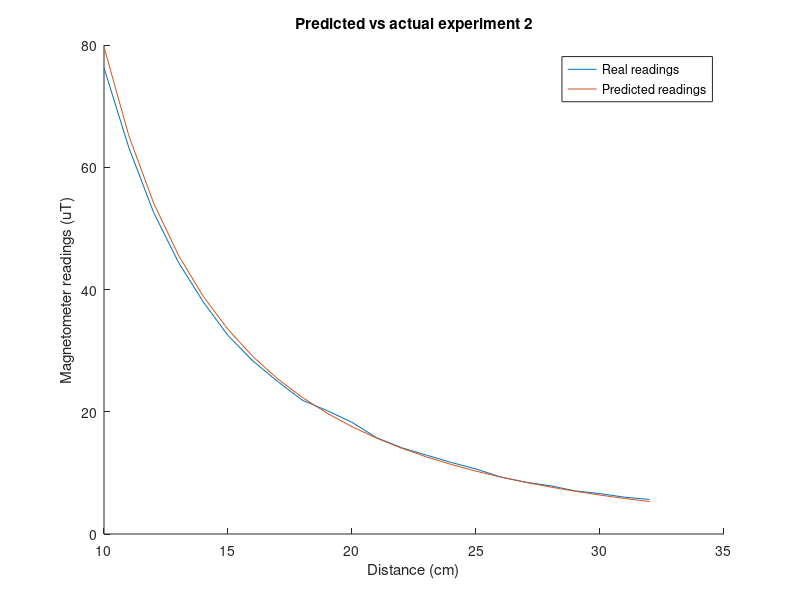
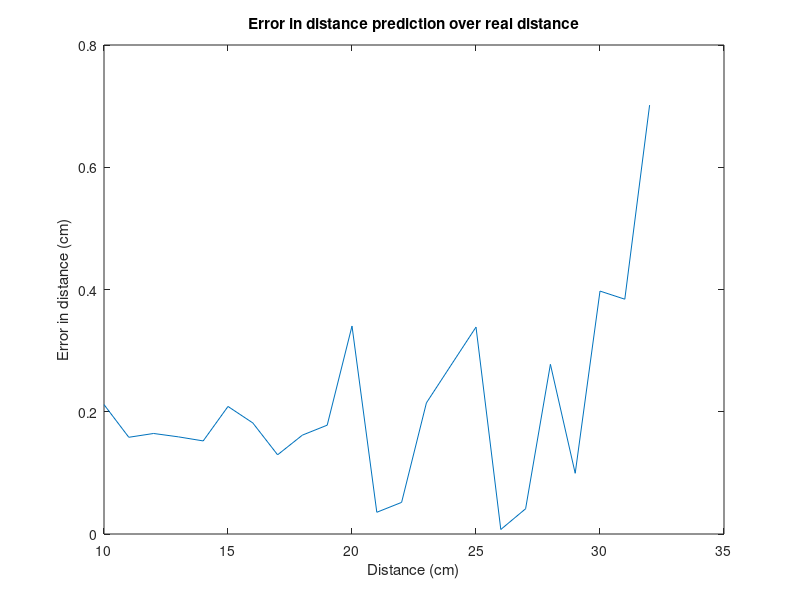

MATLAB code to generate these figures, in order:
clear all;
close all;

load('distance.mat');
load('mag_predicted_exp_2.mat');
load('mag_scrambled.mat');
load('mag_real.mat');

magnetometer_readings_real = magnetometer_readings_real(:,1);
%unscramble and fit the data 
a = 9135;
b = -2.047;
c = -2.281;
predicted_distance = (((magnetometer_readings_scrambled - c) ./ a)).^(1/b);

%data bookkeeping
sorted_predicted_distance = sort(predicted_distance,'ascend');

%basic plot
figure;
hold on; 
plot(distance, magnetometer_readings_real)
plot(distance, mag_predicted)
xlabel('Distance (cm)');
ylabel('Magnetometer readings (uT)');
title('Predicted vs actual experiment 2');
legend('Real readings','Predicted readings');
hold off;

%plot errors
errors = abs(distance - sorted_predicted_distance); %abs to turn negative values into positive ones 
figure;
plot(distance, errors);
xlabel('Distance (cm)');
ylabel('Error in distance (cm)');
title('Error in distance prediction over real distance');



